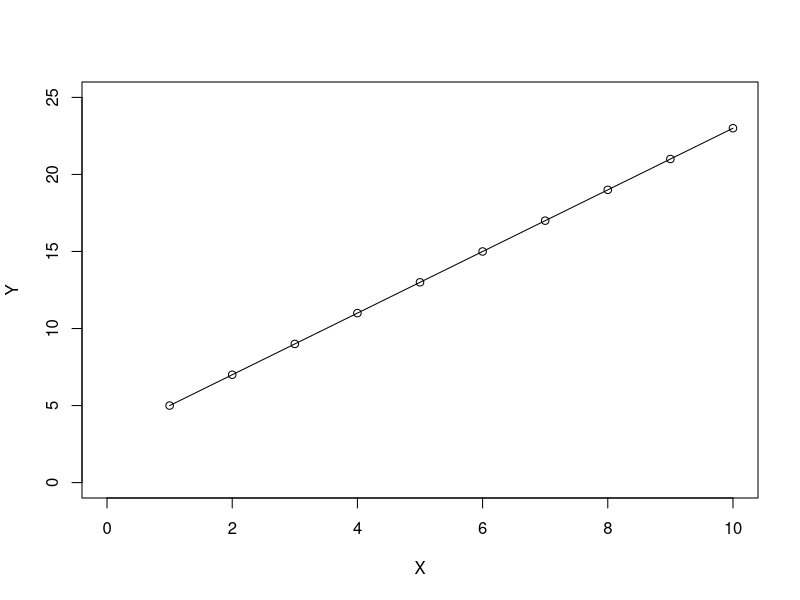
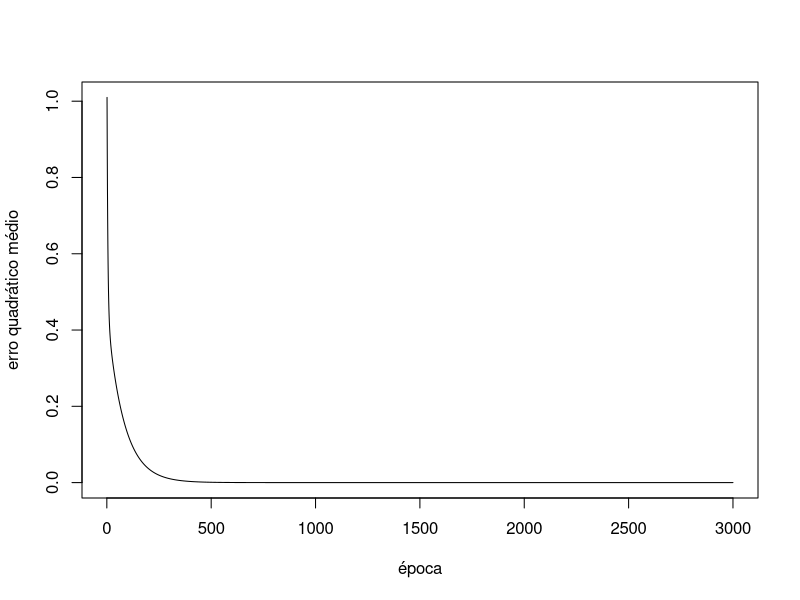
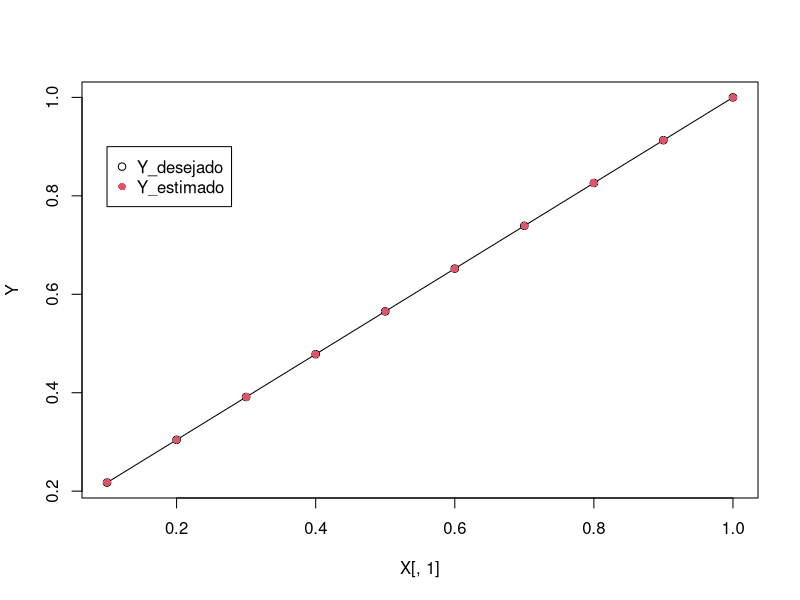

These figures' R source, in order:
N<-10
X<-seq(1:N)
Y<-2*(X)+3
plot(X,Y,type="o",xlim=c(0,10),ylim=c(0,25))

X<-X/max(X)
X<-t(t(X))
bias<-1
X<-cbind(X,bias)
print(X)

Y<-Y/max(Y)
print(cbind(Y))

epoca_max<-3000
eta<-0.01
W<-c(0,1)

err_iter <- rep(0,N)
err_epoc <- rep(0,epoca_max)

for(epoca in 1:epoca_max){
  for(i in 1:N) {
    v<-sum(X[i,]*W)
    erro<-Y[i]-v
    delta<-(eta*erro*X[i,])
    W<-W+delta
    err_iter[i]<-0.5*(erro^2)
  }
  err_epoc[epoca]<-(sum(err_iter))
}

plot(err_epoc,type="line",xlab = "época", ylab = "erro quadrático médio",)

print(W)

Y_estimado = X[,1]*W[1]+W[2] 

plot(X[,1],Y,type="n")#,ylim=c(0.5, 1.2))
points(X[,1],Y,pch=1,type="o",col="1")
points(X[,1],Y_estimado,pch=16,type="p",col="2")
legend(0.1,0.9,legend=c("Y_desejado","Y_estimado"),col=c(1,2), pch=c(1,16))

print(paste("Erro final do treinamento",err_epoc[epoca_max]))
